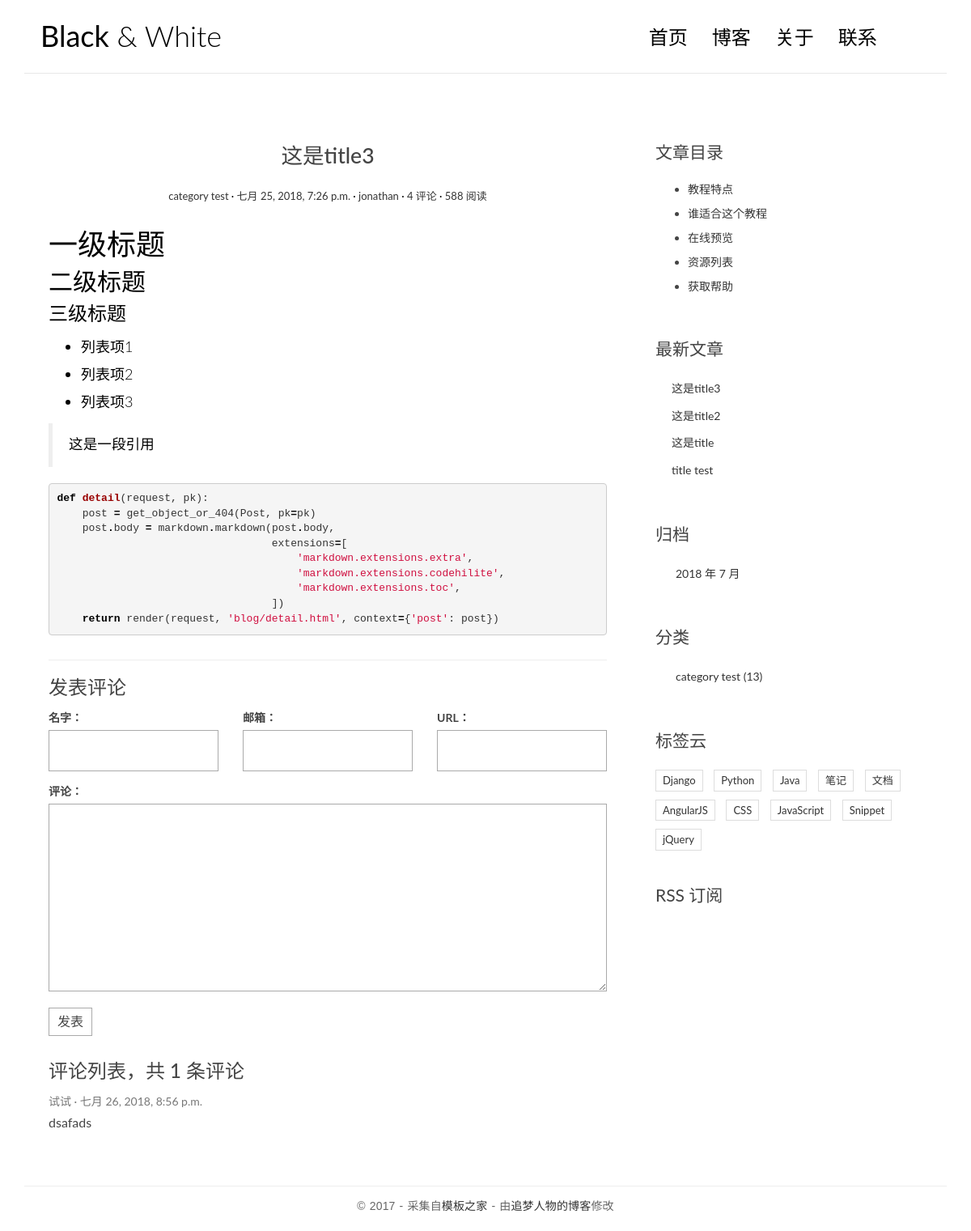
/post/5/, run on the app's committed database.
### blog/models.py (models this page shows, shortened)
class Post(models.Model):
    title = models.CharField(max_length=70)
    body = models.TextField()
    created_time = models.DateTimeField()
    modified_time = models.DateTimeField()
    excerpt = models.CharField(max_length=200, blank=True)
    category = models.ForeignKey(Category)
    tags = models.ManyToManyField(Tag, blank=True)
    author = models.ForeignKey(User)
    def get_absolute_url(self):
        return reverse('blog:detail', kwargs={'pk': self.pk})
    class Meta:
        ordering = ['-created_time']

class Category(models.Model):
    name = models.CharField(max_length=100)

### comments/models.py (models this page shows, shortened)
@python_2_unicode_compatible
class Comment(models.Model):
    name = models.CharField(max_length=100)
    email = models.EmailField(max_length=255)
    url = models.URLField(blank=True)
    text = models.TextField()
    created_time = models.DateTimeField(auto_now_add=True)
    post = models.ForeignKey('blog.Post')

### blog/views.py (the view)
# urls.py: url(r'^post/(?P<pk>[0-9]+)/$', views.detail, name='detail'),
def detail(request, pk):
    post = get_object_or_404(Post, pk=pk)
    post.body = markdown.markdown(post.body,
                                  extensions=[
                                     'markdown.extensions.extra',
                                     'markdown.extensions.codehilite',
                                     'markdown.extensions.toc',
                                  ])
    form = CommentForm()
    comment_list = post.comment_set.all()
    context = {'post': post,
               'form': form,
               'comment_list': comment_list
               }
    return render(request, 'blog/detail.html', context=context)

### comments/forms.py
class CommentForm(forms.ModelForm):
    class Meta:
        model = Comment
        fields = ['name', 'email', 'url', 'text']

### blog/templatetags/blog_tags.py (called while the page is built)
@register.simple_tag
def get_recent_posts(num=5):
    return Post.objects.all().order_by('-created_time')[:num]

@register.simple_tag
def archives():
    return Post.objects.dates('created_time', 'month', order='DESC')

@register.simple_tag
def get_categories():
    return Category.objects.all()

### templates/blog/detail.html (shortened to what this page needs)
{% extends 'base.html' %}
    {% block main %}
                <article class="post post-{{ post.pk }}">
                  <header class="entry-header">
                    <h1 class="entry-title">{{ post.title }}</h1>
                    <div class="entry-meta">
                      <span class="post-category"><a href="#">{{ post.category.name }}</a></span>
                      <span class="post-date"><a href="#"><time class="entry-date"
                        datetime="{{ post.created_time }}">{{ post.created_time }}</time></a></span>
                        <span class="post-author"><a href="#">{{ post.author }}</a></span>
                        <span class="comments-link"><a href="#">4 评论</a></span>
                        <span class="views-count"><a href="#">588 阅读</a></span>
                    </div>
                  </header>
                  <div class="entry-content clearfix">
                    {{ post.body|safe}}
                  </div>
                </article>
                <section class="comment-area" id="comment-area">
                    <hr>
                    <h3>发表评论</h3>
                    <form action="{% url 'comments:post_comment' post.pk %}" method="post" class="comment-form">
                      <div class="row">
                        <div class="col-md-4">
                          <label for="{{ form.name.id_for_label }}">名字：</label>
                          {{ form.name }}
                        </div>
                        <div class="col-md-4">
                          <label for="{{ form.email.id_for_label }}">邮箱：</label>
                          {{ form.email }}
                        </div>
                        <div class="col-md-4">
                          <label for="{{ form.url.id_for_label }}">URL：</label>
                          {{ form.url }}
                        </div>
                        <div class="col-md-12">
                          <label for="{{ form.text.id_for_label }}">评论：</label>
                          {{ form.text }}
                          <button type="submit" class="comment-btn">发表</button>
                        </div>
                      </div>
                    </form>
                    <div class="comment-list-panel">
                        <h3>评论列表，共 <span>{{ post.comment_set.count }}</span> 条评论</h3>
                        <ul class="comment-list list-unstyled">
                          {% for comment in comment_list %}
                          <li class="comment-item">
                            <span class="nickname">{{ comment.name }}</span>
                            <time class="submit-date">{{ comment.created_time }}</time>
                            <div class="text">
                              {{ comment.text }}
                            </div>
                          </li>
                          {% empty %}
                          暂无评论
                          {% endfor %}
                        </ul>
                    </div>
                </section>
    {% endblock main %}
    {% block toc %}
      <div class="widget widget-content">
        <h3 class="widget-title">文章目录</h3>
        <ul>
            <li>
                <a href="#">教程特点</a>
            </li>
            <li>
                <a href="#">谁适合这个教程</a>
            </li>
            <li>
                <a href="#">在线预览</a>
            </li>
            <li>
                <a href="#">资源列表</a>
            </li>
            <li>
                <a href="#">获取帮助</a>
            </li>
        </ul>
      </div>
    {% endblock toc %}

### templates/base.html (shortened to what this page needs)
{% load staticfiles %}
{% load blog_tags %}
<!DOCTYPE html>
<html>
<head>
    <link rel="stylesheet" href="http://code.ionicframework.com/ionicons/2.0.1/css/ionicons.min.css">
    <link rel="stylesheet" href="{% static 'blog/css/bootstrap.min.css' %}">
    <link rel="stylesheet" href="{% static 'blog/css/pace.css' %}">
    <link rel="stylesheet" href="{% static 'blog/css/custom.css' %}">
    <link rel="stylesheet" href="{% static 'blog/css/highlights/github.css' %}">
</head>
<body>
<div class="container">
    <header id="site-header">
        <div class="row">
            <div class="col-md-4 col-sm-5 col-xs-8">
                <div class="logo">
                    <h1><a href="{% url 'blog:index' %}"><b>Black</b> &amp; White</a></h1>
                </div>
            </div>
            <div class="col-md-8 col-sm-7 col-xs-4">
                <nav class="main-nav" role="navigation">
                    <div class="collapse navbar-collapse" id="bs-example-navbar-collapse-1">
                        <ul class="nav navbar-nav navbar-right">
                            <li class="cl-effect-11"><a href="{% url 'blog:index' %}" data-hover="首页">首页</a></li>
                            <li class="cl-effect-11"><a href="full-width.html" data-hover="博客">博客</a></li>
                            <li class="cl-effect-11"><a href="about.html" data-hover="关于">关于</a></li>
                            <li class="cl-effect-11"><a href="contact.html" data-hover="联系">联系</a></li>
                        </ul>
                    </div>
                </nav>
            </div>
        </div>
    </header>
</div>
<div class="content-body">
    <div class="container">
        <div class="row">
            <main class="col-md-8">
                {% block main %}
                {% endblock main %}
            </main>
            <aside class="col-md-4">
                {% block toc %}
                {% endblock toc %}
                <div class="widget widget-recent-posts">
                    <h3 class="widget-title">最新文章</h3>
                    {% get_recent_posts as recent_post_list %}
                    <ul>
                        {% for post in recent_post_list %}
                        <li>
                            <a href="{{ post.get_absolute_url }}">{{ post.title }}</a>
                        </li>
                        {% empty %}
                        暂无文章！
                        {% endfor %}
                    </ul>
                </div>
                <div class="widget widget-archives">
                    <h3 class="widget-title">归档</h3>
                    {% archives as date_list %}
                    <ul>
                        {% for date in date_list %}
                        <li>
                            <a href="{% url 'blog:archives' date.year date.month %}">{{ date.year }} 年 {{ date.month }} 月</a>
                        </li>
                        {% empty %}
                        暂无归档！
                        {% endfor %}
                    </ul>
                </div>
                <div class="widget widget-category">
                    <h3 class="widget-title">分类</h3>
                    {% get_categories as category_list %}
                    <ul>
                        {% for category in category_list %}
                        <li>
                            <a href="{% url 'blog:category' category.pk %}">{{ category.name }} <span class="post-count">(13)</span></a>
                        </li>
                        {% empty %}
                        暂无分类！
                        {% endfor %}
                    </ul>
                </div>
                <div class="widget widget-tag-cloud">
                    <h3 class="widget-title">标签云</h3>
                    <ul>
                        <li>
                            <a href="#">Django</a>
                        </li>
                        <li>
                            <a href="#">Python</a>
                        </li>
                        <li>
                            <a href="#">Java</a>
                        </li>
                        <li>
                            <a href="#">笔记</a>
                        </li>
                        <li>
                            <a href="#">文档</a>
                        </li>
                        <li>
                            <a href="#">AngularJS</a>
                        </li>
                        <li>
                            <a href="#">CSS</a>
                        </li>
                        <li>
                            <a href="#">JavaScript</a>
                        </li>
                        <li>
                            <a href="#">Snippet</a>
                        </li>
                        <li>
                            <a href="#">jQuery</a>
                        </li>
                    </ul>
                </div>
                <div class="rss">
                    <a href=""> RSS 订阅</a>
                </div>
            </aside>
        </div>
    </div>
</div>
<footer id="site-footer">
    <div class="container">
        <div class="row">
            <div class="col-md-12">
                <p class="copyright">&copy 2017 - 采集自<a href="http://www.cssmoban.com/"
                                                        target="_blank" title="模板之家">模板之家</a>
                    - 由<a href="http://zmrenwu.com/" title="网页模板" target="_blank">追梦人物的博客</a>修改
                </p>
            </div>
        </div>
    </div>
</footer>
</body>
</html>

### blog/static/blog/css/custom.css (style rules this page uses)
* { outline: none; }
h1, h2, h3, h4, h5, h6 { margin-top: 0; }
b { font-weight: 400; }
a { color: #333; }
body { color: #444; font-family: 'Lato', sans-serif; }
p { font-family: 'Ubuntu', sans-serif; font-weight: 400; word-spacing: 1px; letter-spacing: 0.01em; }
#site-header { background-color: #FFF; padding: 25px 20px; margin-bottom: 40px; border-bottom: 1px solid #e7e7e7; }
.logo h1 a { color: #000; }
.logo h1 { margin: 0; font-family: 'Lato', sans-serif; font-weight: 300; }
.main-nav { margin-top: 11px; max-width: 95%; }
.main-nav a { color: #000000 !important; padding: 0 0 5px 0 !important; margin-right: 30px; font-family: 'Lato', sans-serif; font-weight: 300; font-size: 24px; }
.cl-effect-11 a { padding: 10px 0; color: #0972b4; text-shadow: none; }
.cl-effect-11 a::before { position: absolute; top: 0; left: 0; overflow: hidden; padding: 0 0 5px 0 !important; max-width: 0; border-bottom: 1px solid #000; color: #000; content: attr(data-hover); white-space: nowrap; -webkit-transition: max-width 0.5s; -moz-transition: max-width 0.5s; transition: max-width 0.5s; }
.content-body { padding-bottom: 4em; }
.post { background: #fff; padding: 30px 30px 0; }
.entry-title { text-align: center; font-size: 1.9em; margin-bottom: 20px; line-height: 1.6; padding: 10px 20px 0; }
.entry-meta { text-align: center; color: #DDDDDD; font-size: 13px; margin-bottom: 30px; }
.entry-content { font-size: 18px; line-height: 1.9; font-weight: 300; color: #000; }
.post-category::after, .post-date::after, .post-author::after, .comments-link::after { content: ' ·'; color: #000; }
.widget { background: #fff; padding: 30px 0 0; }
.widget-title { font-size: 1.5em; margin-bottom: 20px; line-height: 1.6; padding: 10px 0 0; font-weight: 400; }
.widget-recent-posts ul { padding: 0; margin: 0; padding-left: 20px; }
.widget-recent-posts ul li { list-style-type: none; position: relative; line-height: 170%; margin-bottom: 10px; }
.widget-recent-posts ul li::before { content: '\f3d3'; font-family: "Ionicons"; position: absolute; left: -17px; top: 3px; font-size: 16px; color: #000; }
.widget-archives ul { padding: 0; margin: 0; padding-left: 25px; }
.widget-archives ul li { list-style-type: none; position: relative; line-height: 170%; margin-bottom: 10px; }
.widget-archives ul li::before { content: '\f3f3'; font-family: "Ionicons"; position: absolute; left: -25px; top: 1px; font-size: 16px; color: #000; }
.widget-category ul { padding: 0; margin: 0; padding-left: 25px; }
.widget-category ul li { list-style-type: none; position: relative; line-height: 170%; margin-bottom: 10px; }
.widget-category ul li::before { content: '\f3fe'; font-family: "Ionicons"; position: absolute; left: -25px; top: 1px; font-size: 18px; color: #000; }
.widget-tag-cloud ul { padding: 0; margin: 0; margin-right: -10px; }
.widget-tag-cloud ul li { list-style-type: none; font-size: 13px; display: inline-block; margin-right: 10px; margin-bottom: 10px; padding: 3px 8px; border: 1px solid #ddd; }
.widget-content ul li { margin-bottom: 10px; }
.rss { font-size: 21px; margin-top: 30px; }
.rss a { color: #444; }
#site-footer { padding-top: 10px; padding: 0 0 1.5em 0; }
.copyright { text-align: center; padding-top: 1em; margin: 0; border-top: 1px solid #eee; color: #666; }
.contact-form input, .comment-form input { border: 1px solid #aaa; margin-bottom: 15px; width: 100%; padding: 15px 15px; font-size: 16px; line-height: 100%; transition: 0.4s border-color linear; }
.contact-form textarea, .comment-form textarea { border: 1px solid #aaa; margin-bottom: 15px; width: 100%; padding: 15px 15px; font-size: 16px; line-height: 20px !important; min-height: 183px; transition: 0.4s border-color linear; }
.comment-area { padding: 0 30px 0; }
.comment-form { margin-top: 15px; }
.comment-form .comment-btn { background-color: #fff; border: 1px solid #aaa; font-size: 16px; padding: 5px 10px; }
.comment-list-panel { margin-top: 30px; }
.comment-list { margin-top: 15px; }
.comment-item .nickname, .comment-item .submit-date { color: #777; font-size: 14px; }
.comment-item .nickname:after { content: ' ·'; }
.comment-item .text { padding-top: 5px; font-size: 16px; }

### blog/static/blog/css/highlights/github.css (style rules this page uses)
.codehilite .k { color: #000000; font-weight: bold }
.codehilite .o { color: #000000; font-weight: bold }
.codehilite .nf { color: #990000; font-weight: bold }
.codehilite .w { color: #bbbbbb }
.codehilite .s1 { color: #d01040 }

### data on the page
Post: title "这是title3", category.name "category test", created_time "七月 25, 2018, 7:26 p.m.", author "jonathan", body "一级标题 二级标题 三级标题 列表项1 列表项2 列表项3 这是一段引用 def detail ( request , pk ): post = get_object_or_404 ( Post , pk = pk ) post . body = markdown . markdown ( post . body , extensions = [ 'markdown.extensions.extra' , 'markdown.extensions.codehilite' , 'markdown.extensions.toc' , ]) return render ( request , 'blog/detail.html' , context = { 'post' : post })", comment_set.count "1"
Comment: name "试试", created_time "七月 26, 2018, 8:56 p.m.", text "dsafads"
Post: title "这是title2"
Post: title "这是title"
Post: title "title test"
Category: name "category test"

### other printed values
{{ date.year }} "2018"
{{ date.month }} "7"
